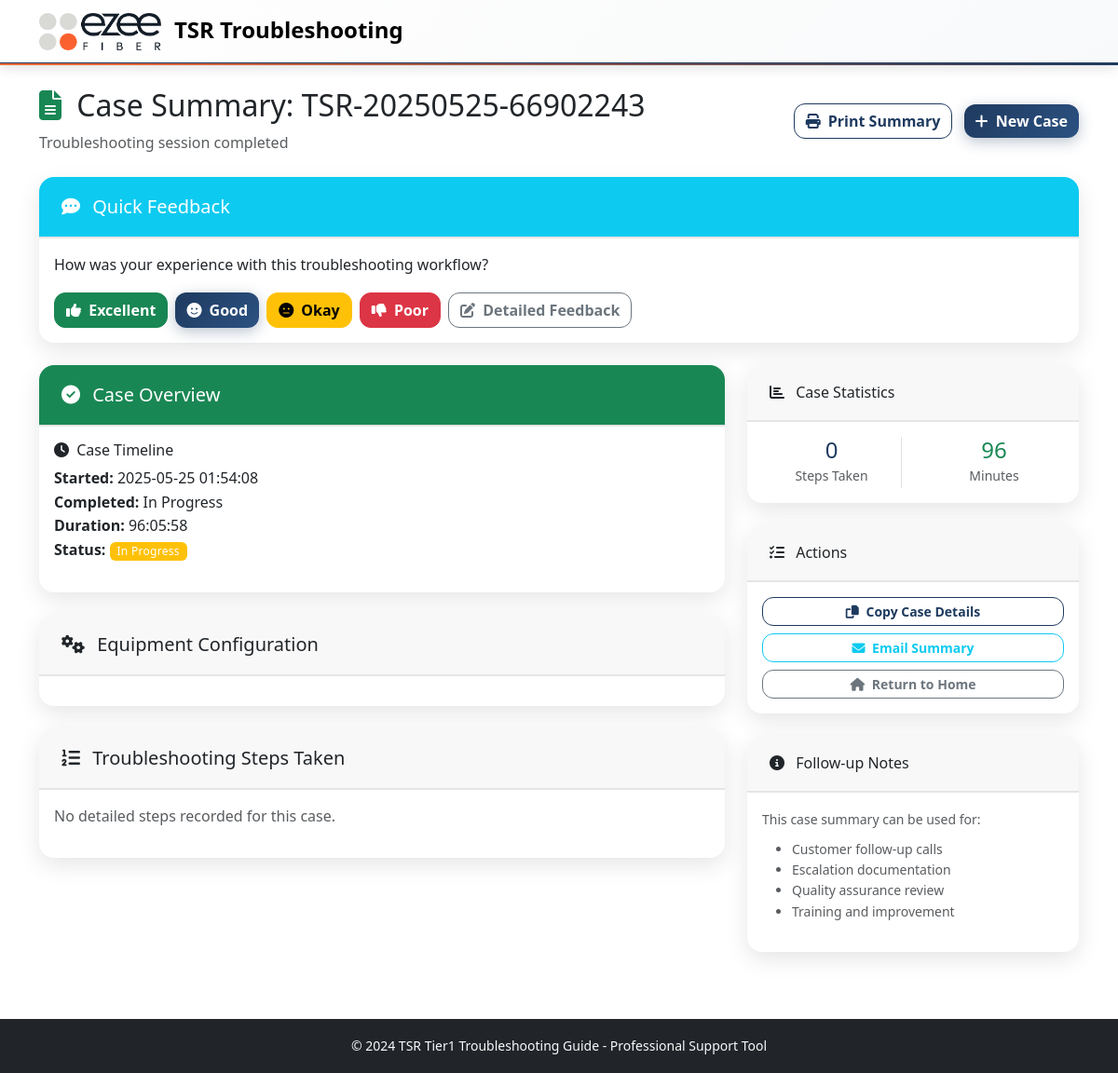
Screenshot of /case_summary/1 with the database file from the repository.
### models.py (models this page shows, shortened)
class TroubleshootingCase(db.Model):
    id = db.Column(db.Integer, primary_key=True)
    session_id = db.Column(db.String(100), nullable=False)
    case_number = db.Column(db.String(50), unique=True, nullable=False)
    customer_info = db.Column(db.Text)  # JSON string
    ont_type = db.Column(db.String(50))
    ont_id = db.Column(db.String(50))  # ONT identifier (flexible format)
    router_type = db.Column(db.String(50))
    router_id = db.Column(db.String(50))  # Router identifier (flexible format)
    issue_type = db.Column(db.String(100))
    resolution = db.Column(db.String(200))
    status = db.Column(db.String(20), default='in_progress')  # in_progress, resolved, escalated, unresolved
    created_at = db.Column(db.DateTime, default=datetime.utcnow)
    completed_at = db.Column(db.DateTime)
    start_time = db.Column(db.Float)  # timestamp
    end_time = db.Column(db.Float)  # timestamp
    def get_customer_info(self):
        if self.customer_info:
            return json.loads(self.customer_info)
        return {}
    def get_duration(self):
        if self.start_time and self.end_time:
            duration_seconds = int(self.end_time - self.start_time)
        elif self.start_time:
            duration_seconds = int(datetime.now().timestamp() - self.start_time)
        else:
            return 0
        return duration_seconds // 60

### routes.py (the view)
@app.route('/case_summary/<int:case_id>')
def case_summary(case_id):
    case = TroubleshootingCase.query.get_or_404(case_id)
    escalation_report = None
    if case.status == 'escalated':
        escalation_report = generate_tier2_escalation_report(case)
    dispatch_report = None
    if case.status in ['dispatch_pending', 'resolved'] and (
        any(step.step_id.startswith('DISPATCH_') for step in case.steps) or
        case.issue_type == 'Complete Outage'
    ):
        dispatch_report = generate_dispatch_report(case)
    return render_template('case_summary.html', case=case, dispatch_report=dispatch_report, escalation_report=escalation_report)

### app.py (called while the page is built)
@app.template_filter('datetime')
def datetime_filter(timestamp):
    if timestamp:
        return datetime.fromtimestamp(timestamp).strftime('%Y-%m-%d %H:%M:%S')
    return ''

@app.template_filter('duration')
def duration_filter(start_time, end_time=None):
    if not start_time:
        return ''
    end = end_time or datetime.now().timestamp()
    duration = int(end - start_time)
    hours = duration // 3600
    minutes = (duration % 3600) // 60
    seconds = duration % 60
    if hours > 0:
        return f"{hours:02d}:{minutes:02d}:{seconds:02d}"
    else:
        return f"{minutes:02d}:{seconds:02d}"

### templates/case_summary.html (shortened to what this page needs)
{% extends "base.html" %}
{% block content %}
<div class="container py-4">
    <div class="row justify-content-between align-items-center mb-4">
        <div class="col">
            <h2>
                <i class="fas fa-file-alt me-2 text-success"></i>
                Case Summary: {{ case.case_number }}
            </h2>
            <p class="text-muted mb-0">Troubleshooting session completed</p>
        </div>
        <div class="col-auto">
            <button onclick="window.print()" class="btn btn-outline-primary me-2">
                <i class="fas fa-print me-1"></i>
                Print Summary
            </button>
            <a href="{{ url_for('restart_case') }}" class="btn btn-primary">
                <i class="fas fa-plus me-1"></i>
                New Case
            </a>
        </div>
    </div>
    <div class="row mb-4">
        <div class="col-12">
            <div class="card border-info">
                <div class="card-header bg-info text-white">
                    <h5 class="mb-0">
                        <i class="fas fa-comment-dots me-2"></i>
                        Quick Feedback
                    </h5>
                </div>
                <div class="card-body">
                    <p class="mb-3">How was your experience with this troubleshooting workflow?</p>
                    <div class="d-flex gap-2 flex-wrap">
                        <button class="btn btn-success" onclick="submitFeedback('excellent', '{{ case.id }}')">
                            <i class="fas fa-thumbs-up me-1"></i>
                            Excellent
                        </button>
                        <button class="btn btn-primary" onclick="submitFeedback('good', '{{ case.id }}')">
                            <i class="fas fa-smile me-1"></i>
                            Good
                        </button>
                        <button class="btn btn-warning" onclick="submitFeedback('okay', '{{ case.id }}')">
                            <i class="fas fa-meh me-1"></i>
                            Okay
                        </button>
                        <button class="btn btn-danger" onclick="submitFeedback('poor', '{{ case.id }}')">
                            <i class="fas fa-thumbs-down me-1"></i>
                            Poor
                        </button>
                        <button class="btn btn-outline-secondary" onclick="showDetailedFeedback('{{ case.id }}')">
                            <i class="fas fa-edit me-1"></i>
                            Detailed Feedback
                        </button>
                    </div>
                </div>
            </div>
        </div>
    </div>
    <div class="row">
        <div class="col-lg-8">
            <div class="card mb-4">
                <div class="card-header bg-success text-white">
                    <h5 class="mb-0">
                        <i class="fas fa-check-circle me-2"></i>
                        Case Overview
                    </h5>
                </div>
                <div class="card-body">
                    <div class="row">
                        <div class="col-md-6">
                            <h6><i class="fas fa-clock me-1"></i> Case Timeline</h6>
                            <ul class="list-unstyled">
                                <li><strong>Started:</strong> {{ case.start_time|datetime }}</li>
                                <li><strong>Completed:</strong> {{ case.end_time|datetime if case.end_time else 'In Progress' }}</li>
                                <li><strong>Duration:</strong> {{ case.start_time|duration(case.end_time) }}</li>
                                <li><strong>Status:</strong>
                                    <span class="badge bg-{{ 'success' if case.status == 'resolved' else 'warning' }}">
                                        {{ case.status.replace('_', ' ').title() }}
                                    </span>
                                </li>
                            </ul>
                        </div>
                    </div>
                </div>
            </div>
            <div class="card mb-4">
                <div class="card-header">
                    <h5 class="mb-0">
                        <i class="fas fa-cogs me-2"></i>
                        Equipment Configuration
                    </h5>
                </div>
                <div class="card-body">
                </div>
            </div>
            <div class="card">
                <div class="card-header">
                    <h5 class="mb-0">
                        <i class="fas fa-list-ol me-2"></i>
                        Troubleshooting Steps Taken
                    </h5>
                </div>
                <div class="card-body">
                    {% if case.steps %}
                        <div class="timeline">
                            {% for step in case.steps %}
                            <div class="timeline-item">
                                <div class="timeline-marker">
                                    <span class="badge bg-primary rounded-pill">{{ loop.index }}</span>
                                </div>
                                <div class="timeline-content">
                                    <div class="d-flex justify-content-between align-items-start">
                                        <div>
                                            <h6 class="mb-1">{{ step.step_id }}</h6>
                                            {% if step.step_name %}
                                            <p class="text-muted mb-1">{{ step.step_name }}</p>
                                            {% endif %}
                                            {% if step.action_taken %}
                                            <p class="mb-1"><strong>Action:</strong> {{ step.action_taken }}</p>
                                            {% endif %}
                                            {% if step.result %}
                                            <p class="mb-1"><strong>Result:</strong> {{ step.result }}</p>
                                            {% endif %}
                                            {% if step.notes %}
                                            <p class="mb-1"><strong>Notes:</strong> {{ step.notes }}</p>
                                            {% endif %}
                                        </div>
                                        <small class="text-muted">{{ step.timestamp.strftime('%H:%M:%S') }}</small>
                                    </div>
                                </div>
                            </div>
                            {% endfor %}
                        </div>
                    {% else %}
                        <p class="text-muted">No detailed steps recorded for this case.</p>
                    {% endif %}
                </div>
            </div>
        </div>
        <div class="col-lg-4">
            <div class="card mb-4">
                <div class="card-header">
                    <h6 class="mb-0">
                        <i class="fas fa-chart-bar me-2"></i>
                        Case Statistics
                    </h6>
                </div>
                <div class="card-body">
                    <div class="row text-center">
                        <div class="col-6">
                            <div class="border-end">
                                <h4 class="text-primary mb-0">{{ case.steps|length }}</h4>
                                <small class="text-muted">Steps Taken</small>
                            </div>
                        </div>
                        <div class="col-6">
                            <h4 class="text-success mb-0">{{ case.get_duration() // 60 }}</h4>
                            <small class="text-muted">Minutes</small>
                        </div>
                    </div>
                </div>
            </div>
            <div class="card mb-4">
                <div class="card-header">
                    <h6 class="mb-0">
                        <i class="fas fa-tasks me-2"></i>
                        Actions
                    </h6>
                </div>
                <div class="card-body">
                    <div class="d-grid gap-2">
                        <button onclick="copyToClipboard()" class="btn btn-outline-primary btn-sm">
                            <i class="fas fa-copy me-1"></i>
                            Copy Case Details
                        </button>
                        <button onclick="emailSummary()" class="btn btn-outline-info btn-sm">
                            <i class="fas fa-envelope me-1"></i>
                            Email Summary
                        </button>
                        <a href="{{ url_for('index') }}" class="btn btn-outline-secondary btn-sm">
                            <i class="fas fa-home me-1"></i>
                            Return to Home
                        </a>
                    </div>
                </div>
            </div>
            <div class="card">
                <div class="card-header">
                    <h6 class="mb-0">
                        <i class="fas fa-info-circle me-2"></i>
                        Follow-up Notes
                    </h6>
                </div>
                <div class="card-body">
                    <small class="text-muted">
                        This case summary can be used for:
                        <ul class="mt-2">
                            <li>Customer follow-up calls</li>
                            <li>Escalation documentation</li>
                            <li>Quality assurance review</li>
                            <li>Training and improvement</li>
                        </ul>
                    </small>
                </div>
            </div>
        </div>
    </div>
</div>
{% endblock %}

### static/css/custom.css (style rules this page uses)
:root { --primary-color: 0 84% 60%; --success-color: 142 71% 45%; --info-color: 199 89% 48%; --warning-color: 45 100% 51%; --danger-color: 354 70% 54%; }
body { font-family: 'Segoe UI', Tahoma, Geneva, Verdana, sans-serif; line-height: 1.6; }
.card { border: none; box-shadow: 0 2px 8px rgba(0, 0, 0, 0.1); border-radius: 12px; transition: transform 0.2s ease, box-shadow 0.2s ease; }
.card-header { border-radius: 12px 12px 0 0 !important; border-bottom: none; padding: 1.25rem 1.5rem; }
.badge { font-weight: 500; letter-spacing: 0.025em; }
.btn { border-radius: 8px; font-weight: 500; transition: all 0.2s ease; }

### static/css/ezee-theme.css (style rules this page uses)
:root { --ezee-navy: #1e3a5f; --ezee-orange: #ff6b35; --ezee-light-grey: #e5e5e5; --ezee-dark-grey: #6c757d; --ezee-white: #ffffff; }
.btn-primary { background-color: var(--ezee-navy); border-color: var(--ezee-navy); }
.btn-outline-primary { color: var(--ezee-navy); border-color: var(--ezee-navy); }
.text-primary { color: var(--ezee-navy) !important; }
.card { border: none; border-radius: 16px; box-shadow: 0 8px 25px rgba(0, 0, 0, 0.1); transition: all 0.3s ease; }
.card-header { border-radius: 16px 16px 0 0 !important; border-bottom: 2px solid var(--ezee-light-grey); }
.btn { border-radius: 12px; font-weight: 600; transition: all 0.3s cubic-bezier(0.4, 0, 0.2, 1); position: relative; overflow: hidden; }
.btn-primary { background: linear-gradient(135deg, var(--ezee-navy) 0%, #2c5282 100%); border: none; box-shadow: 0 4px 15px rgba(30, 58, 95, 0.3); }

### rows the page displays
TroubleshootingCase: case_number "TSR-20250525-66902243", start_time "2025-05-25 01:54:08", end_time "In Progress", start_time|duration "96:05:58", status.replace "In Progress", start_time+end_time "96"

### other values shown
{{ case.steps|length }} "0"
